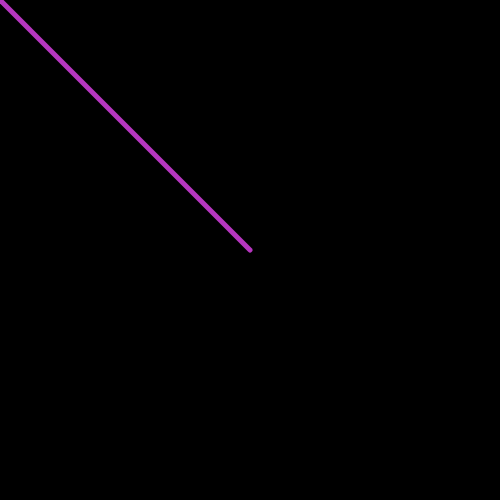
Frame 1 (no input)
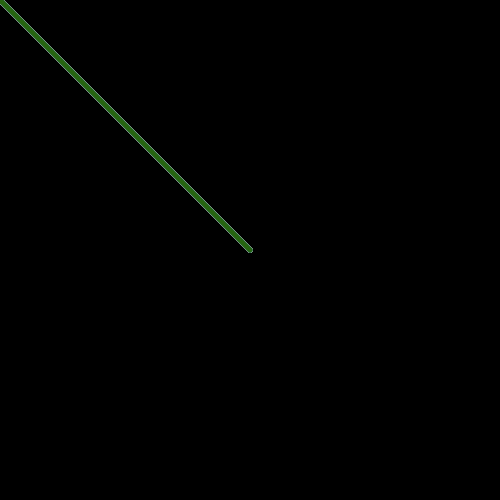
Frame 60 (no input)
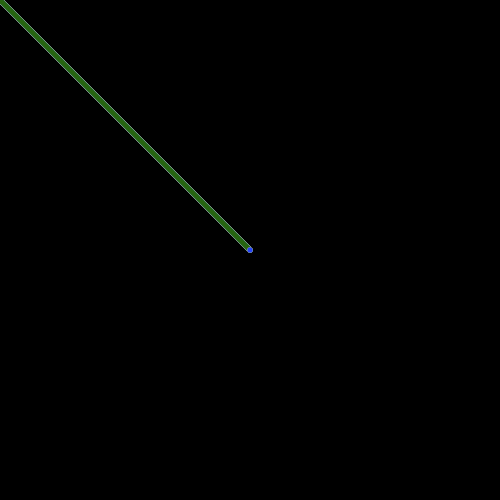
Frame 120 (the mouse pressed at the canvas centre since frame 60)

The p5.js sketch that drew these frames (run headless with seeded random() and noise() and a simulated clock; from frame 60 on, the mouse is pressed at the canvas centre):

// p5.js sketch
// ── sketch.js
function setup() {
    createCanvas(500, 500);
    background(0, 0, 0);
}

function draw() {
    let r = random(1, 255);
    let g = random(1, 255);
    let b = random(1, 255);

    stroke(r, g, b);
    strokeWeight(5)
    line(mouseX, mouseY, 250, 250);
}

function mouseClicked() {

}
